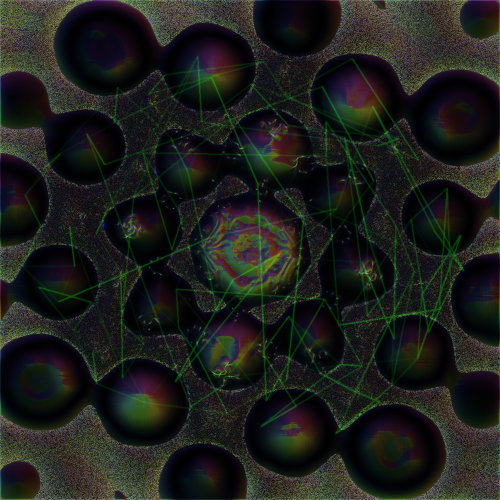
%> input picture Yehoshua&System_Gradient_integration_20260717_050758_430.png, 1000 x 1000 px (shown at 1/2 size)
$ octave ETA_PHASE_TIME_FINAL_V1_FIXED.m   (GNU Octave 9; MATLAB toolbox functions it lacks are replaced by stand-ins)
%> lines starting %> are read from the running program, lines starting %| are printed output that depends on the picture; in (x1, y1, x2, y2) boxes, pixels count from 0 and x2, y2 are one past the last pixel; in counts of white or black regions, pixels touching at a corner belong together; the program's own positions count from 1
%% ETA_PHASE_TIME_FINAL_V1
% Final Eta Phase / time-motion reader.
%
% Purpose:
% Use the summary Eta Phase image as the visual anchor and produce one
% final focused set of images:
%   - eta phase base
%   - structural corridor
%   - motion/time frames
%   - motion energy
%   - final focus map
%
% IMPORTANT:
% - Pixel-only analysis. This script does not read or trust PNG metadata.
% - It does not modify H5 or previous outputs.
% - It writes a single final output folder.
%
% Expected optional files in the current folder:
%   eta_phase_summary.png   OR   Eta-Phase - qnt.png
%   matlab.csv              optional numeric constants

clear; clc; close all;

%% 0) Setup

outDir = "9999_FINAL_ETA_PHASE_TIME";
if ~exist(outDir, "dir")
    mkdir(outDir);
end

nFrames = 96;
nStripFrames = 12;
rng(777, "twister");

fprintf("ETA_PHASE_TIME_FINAL_V1\n");
fprintf("=======================\n\n");

%% 1) Read image, pixels only

imgPath = findInputImage();

fprintf("Input image: %s\n", imgPath);

[A, RGB, alphaMask] = readImagePixelsOnly(imgPath);
%> in readImagePixelsOnly, A is the input picture: size 1000x1000x3 uint8; mean R, G, B 29, 31, 27.2
%> in readImagePixelsOnly, `[A, ~, alpha] = imread(path);`: alpha = []
%> alphaMask: size 1000x1000 logical; every value is 1

[H, W, ~] = size(RGB);
%> H = 1000; W = 1000
fprintf("Image size: %d x %d\n\n", H, W);
%| Image size: 1000 x 1000

%% 2) Read optional numeric constants

csvPath = "matlab.csv";
K = readNumericConstants(csvPath);

fprintf("Numeric constants loaded:\n");
fprintf("  roots        = %.6f\n", K.roots);
fprintf("  projections  = %.6f\n", K.projections);
fprintf("  heptad       = %.6f\n", K.heptad);
fprintf("  pcount       = %.6f\n", K.pcount);
fprintf("  waves        = %.6f\n", K.waves);
fprintf("  circles      = %.6f\n", K.circles);
fprintf("  zeta         = %.6f\n", K.zeta);
fprintf("  edge_mean    = %.6f\n", K.edge_mean);
fprintf("  grand_mean   = %.6f\n\n", K.grand_mean);

%% 3) Build coordinate system and circular field mask

fprintf("Building coordinate fields...\n");

[x, y] = meshgrid(linspace(-1,1,W), linspace(-1,1,H));
r = sqrt(x.^2 + y.^2);
theta = atan2(y,x);

gray = rgb2gray(RGB);
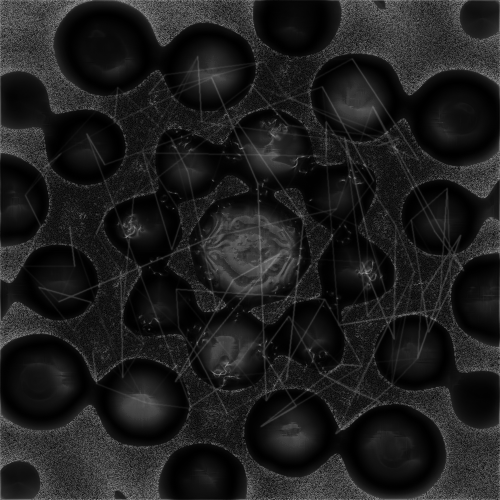
%> gray: size 1000x1000 double (shown at 1/2 size); min 0, max 0.681, mean 0.118
gray = normalize01Safe(gray);
%> in normalize01Safe, `xmin = min(x(finiteMask));`: xmin = 0
%> in normalize01Safe, `xmax = max(x(finiteMask));`: xmax = 0.681

sat = getSaturation(RGB);
%> in getSaturation, `HSV = rgb2hsv(RGB);`: HSV: size 1000x1000x3 double; mean H, S, V 0.52, 0.6, 0.162
hue = getHue(RGB);

% Circular mask: prefer alpha if present, otherwise detect non-black circle
bodyMask = alphaMask;
if mean(bodyMask(:)) < 0.05
    bodyMask = gray > quantile(gray(:), 0.04);
end
bodyMask = conv2(double(bodyMask), ones(9), "same") > 0;
bodyMask = bodyMask & (r < 1.02);
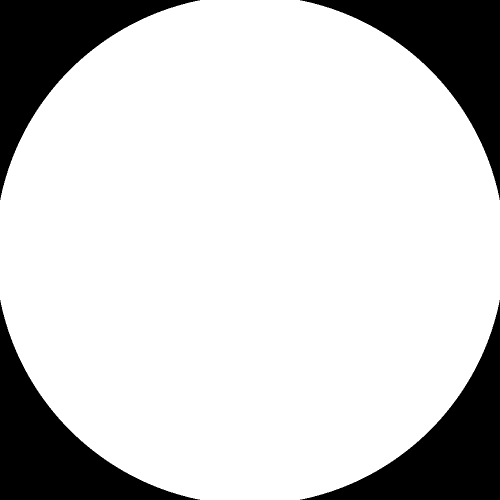
%> bodyMask: size 1000x1000 logical (shown at 1/2 size); 81.1% white; 4 black regions, box (x1, y1, x2, y2) and area: (0, 0, 400, 400) 47368, (600, 0, 1000, 400) 47368, (0, 600, 400, 1000) 47368, (600, 600, 1000, 1000) 47368

% Inner disk avoids the outer hard black border
innerMask = bodyMask & (r < 0.985);
%> innerMask: size 1000x1000 logical; 76% white; 1 black region, box (x1, y1, x2, y2) and area: (0, 0, 1000, 1000) 239528

%% 4) Pixel-derived channels

fprintf("Building pixel-derived channels...\n");

% Color signatures. These are not interpreted as semantic labels;
% they are just pixel-color channels.
cyanMap   = normalize01Safe(0.50 * RGB(:,:,2) + 0.50 * RGB(:,:,3) - 0.35 * RGB(:,:,1));
greenMap  = normalize01Safe(RGB(:,:,2) - 0.35 * RGB(:,:,1) - 0.20 * RGB(:,:,3));
purpleMap = normalize01Safe(0.55 * RGB(:,:,1) + 0.75 * RGB(:,:,3) - 0.45 * RGB(:,:,2));
brightMap = normalize01Safe(gray .* (0.45 + 0.55 * sat));

% Source smoothing and high frequency
S_low = imgaussfilt(gray, 7);
S_high = normalize01Safe(gray - imgaussfilt(gray, 20));

% Gradient / ridge / coherence
[Gx, Gy] = gradient(S_low);
Gmag = normalize01Safe(sqrt(Gx.^2 + Gy.^2));

L = normalize01Safe(abs(del2(S_low)));
Hess = hessianMagnitude(S_low);
%> in normalize01Safe (call 11), `xmin = min(x(finiteMask));`: xmin = 0.00592
%> in normalize01Safe (call 11), `xmax = max(x(finiteMask));`: xmax = 0.679
%> in normalize01Safe (call 11), `y = (x - xmin) ./ (xmax - xmin);`:
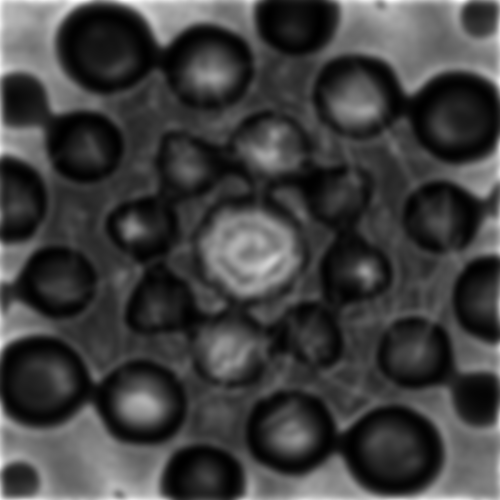
%> y: size 1000x1000 double (shown at 1/2 size); min 0, max 1, mean 0.25
%> in normalize01Safe (call 12), `x = double(x);`:
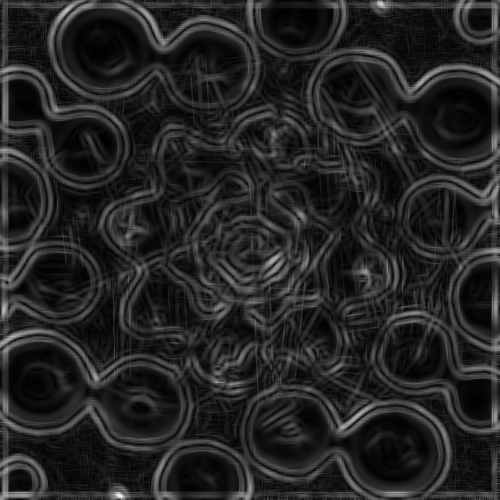
%> x: size 1000x1000 double (shown at 1/2 size); min 2.51e-06, max 0.00695, mean 0.00101; drawn with min black and max white
%> in normalize01Safe (call 12), `xmin = min(x(finiteMask));`: xmin = 2.51e-06
%> in normalize01Safe (call 12), `xmax = max(x(finiteMask));`: xmax = 0.00695
Coherence = structureCoherence(S_low);
%> in structureCoherence, `J12 = imgaussfilt(Gx.*Gy, sigmaJ);`:
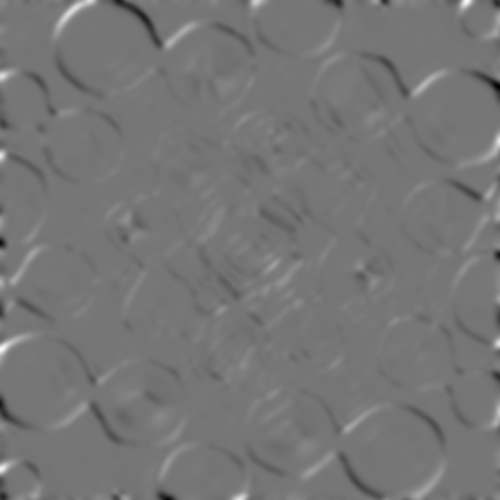
%> J12: size 1000x1000 double (shown at 1/2 size); min -0.000932, max 0.00108, mean -5.96e-07; drawn with min black and max white
%> in normalize01Safe (call 14), `x = double(x);`:
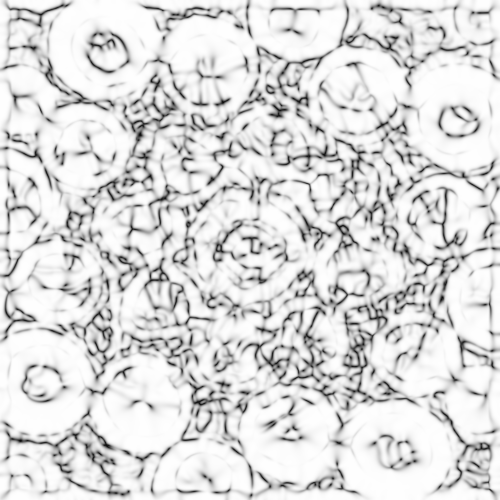
%> x: size 1000x1000 double (shown at 1/2 size); min 0.00235, max 1, mean 0.86
%> in normalize01Safe (call 14), `xmin = min(x(finiteMask));`: xmin = 0.00235
%> in normalize01Safe (call 14), `xmax = max(x(finiteMask));`: xmax = 1

% Edges from multiple color/ridge channels
edgeA = edge(normalize01Safe(gray), "canny");
%> edgeA: size 1000x1000 logical; 12.7% white in thin lines or dots
edgeB = edge(normalize01Safe(cyanMap), "canny");
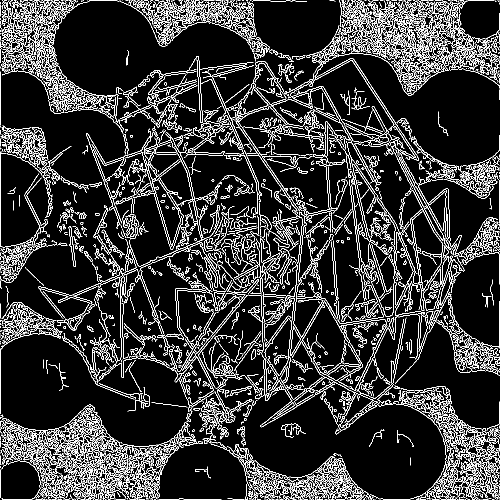
%> edgeB: size 1000x1000 logical (shown at 1/2 size); 13.1% white in thin lines or dots
edgeC = edge(normalize01Safe(purpleMap), "canny");
edgeD = edge(normalize01Safe(Gmag), "canny");

EdgeUnion = double(edgeA | edgeB | edgeC | edgeD);
EdgeSoft = normalize01Safe(imgaussfilt(EdgeUnion, 1.2));

% Diamond / radial / angular carriers
diamondCarrier = normalize01Safe(1 - abs(abs(x) + abs(y) - 0.82));
radialCarrier  = normalize01Safe(cos(2*pi*(K.projections + 1) * r + K.edge_mean * 10));
angularCarrier = normalize01Safe(cos(round(max(3,K.heptad)) * theta + K.grand_mean * 2*pi));
waveCarrier    = normalize01Safe(cos(2*pi*(K.waves/10) * r - K.zeta * theta / 10));

%% 5) Eta phase base

fprintf("Building eta phase base...\n");

etaPhaseBase = normalize01Safe( ...
    0.18 * cyanMap + ...
    0.16 * purpleMap + ...
    0.12 * greenMap + ...
    0.12 * S_high + ...
    0.12 * Coherence + ...
    0.10 * Gmag + ...
    0.08 * diamondCarrier + ...
    0.07 * angularCarrier + ...
    0.05 * waveCarrier );

etaPhaseBase(~innerMask) = 0;

%% 6) Final structural corridor
% This is the final non-metaphorical focus map:
% "Where do phase, ridge, edge, and color salience overlap?"

fprintf("Building final focus/corridor maps...\n");

structureCorridor = normalize01Safe( ...
    0.22 * etaPhaseBase + ...
    0.18 * Gmag + ...
    0.16 * Coherence + ...
    0.14 * L + ...
    0.12 * Hess + ...
    0.10 * EdgeSoft + ...
    0.08 * brightMap );

structureCorridor(~innerMask) = 0;

candidateScore = normalize01Safe( ...
    structureCorridor .* ...
    (0.55 + 0.45 * etaPhaseBase) .* ...
    (0.55 + 0.45 * EdgeSoft) .* ...
    (0.55 + 0.45 * Coherence) );

candidateScore(~innerMask) = 0;

thr = quantile(candidateScore(innerMask), 0.992);
%> thr = 0.613
candidateMask = candidateScore >= thr;
candidateMask = conv2(double(candidateMask), ones(3), "same") >= 2;
candidateMask = candidateMask & innerMask;

%% 7) Time-moving Eta Phase frames

fprintf("Generating eta time frames: %d frames...\n", nFrames);

frames = zeros(H, W, nFrames);
phaseFrames = zeros(H, W, nFrames);

% Phase constants from CSV, used only as numeric harmonics.
omega1 = 2*pi * max(0.25, K.edge_mean * 7);
omega2 = 2*pi * max(0.35, K.grand_mean);
h1 = max(3, round(K.heptad));
h2 = max(4, round(K.pcount));
h3 = max(5, round(K.projections + 2));

for t = 1:nFrames
    tau = (t-1) / max(1,nFrames-1);
    phi = 2*pi*tau;

    movingPhase = normalize01Safe( ...
        0.28 * cos(h1*theta + omega1*tau + 5*r) + ...
        0.22 * sin(h2*theta - omega2*tau + 7*r) + ...
        0.18 * cos(h3*pi*r - phi) + ...
        0.16 * radialCarrier + ...
        0.16 * angularCarrier );

    pulse = normalize01Safe( ...
        0.45 * movingPhase + ...
        0.25 * etaPhaseBase + ...
        0.18 * structureCorridor + ...
        0.12 * brightMap );

    frame = normalize01Safe( ...
        0.42 * S_low + ...
        0.16 * S_high + ...
        0.17 * etaPhaseBase + ...
        0.14 * pulse + ...
        0.11 * structureCorridor );

    frame(~innerMask) = 0;

    frames(:,:,t) = normalize01Safe(frame);
    phaseFrames(:,:,t) = movingPhase;

    if mod(t, 16) == 0 || t == nFrames
        fprintf("  frame %d / %d\n", t, nFrames);
    end
end

%% 8) Motion energy and final image

fprintf("Building motion energy and final image...\n");

motionEnergy = zeros(H,W);
for t = 2:nFrames
    motionEnergy = motionEnergy + abs(frames(:,:,t) - frames(:,:,t-1));
end
motionEnergy = normalize01Safe(motionEnergy);
motionEnergy(~innerMask) = 0;

%> the run ends on the next line
phaseEnergy = normalize01Safe(std(phaseFrames, 0, 3));
% [186 lines not run here, left out]
function path = findInputImage()

    candidates = {
        "eta_phase_summary.png"
        "Eta-Phase - qnt.png"
        "neutral_matlab_image_006423(1).png"
        "neutral_matlab_image_006423.png"
    };

    for i = 1:numel(candidates)
        if exist(candidates{i}, "file")
            path = candidates{i};
            return;
        end
    end

    files = dir("*.png");
    if isempty(files)
        error("No input PNG found. Put the image in this folder as eta_phase_summary.png");
    end

    % Choose the largest PNG by file size, but avoid previous output folders.
    [~, idx] = max([files.bytes]);
    path = files(idx).name;
end

function [A, RGB, alphaMask] = readImagePixelsOnly(path)

    [A, ~, alpha] = imread(path);

    if ndims(A) == 2
        RGB = repmat(im2double(A), [1 1 3]);
    else
        RGB = im2double(A(:,:,1:3));
    end

    if isempty(alpha)
        alphaMask = true(size(RGB,1), size(RGB,2));
    else
        alphaMask = im2double(alpha) > 0.05;
    end
end

function K = readNumericConstants(csvPath)

    K = struct();
    K.roots = 240;
    K.projections = 7;
    K.heptad = 7;
    K.pcount = 6;
    K.waves = 30;
    K.circles = 430;
    K.zeta = 20;
    K.euler_density = -0.083258;
    K.edge_mean = 0.139635;
    K.grand_mean = 0.440804;

    if ~exist(csvPath, "file")
        return;
    end

    try
        T = readtable(csvPath);
        if ~all(ismember(["key","value"], string(T.Properties.VariableNames)))
            return;
        end

        for i = 1:height(T)
            key = string(T.key(i));
            val = double(T.value(i));

            if ~isfinite(val)
                continue;
            end

            switch key
                case "e8_lens_root_count"
                    K.roots = val;
                case "e8_lens_projection_count"
                    K.projections = val;
                case "klein_heptad_terms"
                    K.heptad = val;
                case "padic_prime_count"
                    K.pcount = val;
                case "h3_wave_count"
                    K.waves = val;
                case "apollonian_circle_count"
                    K.circles = val;
                case "zeta_zero_count"
                    K.zeta = val;
                case "lens_euler_density"
                    K.euler_density = val;
                case "lens_edge_mean"
                    K.edge_mean = val;
                case "lens_grand_mean"
                    K.grand_mean = val;
            end
        end
    catch
        % keep defaults
    end
end

function s = getSaturation(RGB)
    HSV = rgb2hsv(RGB);
    s = normalize01Safe(HSV(:,:,2));
end

function h = getHue(RGB)
    HSV = rgb2hsv(RGB);
    h = normalize01Safe(HSV(:,:,1));
end

function H = hessianMagnitude(I)
    I = normalize01Safe(I);
    [Gx, Gy] = gradient(I);
    [Gxx, Gxy] = gradient(Gx);
    [Gyx, Gyy] = gradient(Gy);
    H = normalize01Safe(sqrt(Gxx.^2 + Gxy.^2 + Gyx.^2 + Gyy.^2) + abs(Gxx.*Gyy - Gxy.*Gyx));
end

function C = structureCoherence(I)
    I = normalize01Safe(I);
    [Gx, Gy] = gradient(I);
    sigmaJ = 4;
    J11 = imgaussfilt(Gx.^2, sigmaJ);
    J22 = imgaussfilt(Gy.^2, sigmaJ);
    J12 = imgaussfilt(Gx.*Gy, sigmaJ);
    tr = J11 + J22;
    detTerm = sqrt(max((J11-J22).^2 + 4*J12.^2, 0));
    lambda1 = 0.5 * (tr + detTerm);
    lambda2 = 0.5 * (tr - detTerm);
    C = normalize01Safe((lambda1-lambda2) ./ (lambda1+lambda2+eps));
end

% [84 lines left out: functions extractCandidateTable, makeOverlayRGB, normalizeVector01, not called in this run]

function y = normalize01Safe(x)
    x = double(x);
    finiteMask = isfinite(x);
    if ~any(finiteMask(:))
        y = zeros(size(x));
        return;
    end
    xmin = min(x(finiteMask));
    xmax = max(x(finiteMask));
    if abs(xmax - xmin) < eps
        y = zeros(size(x));
    else
        y = (x - xmin) ./ (xmax - xmin);
    end
    y(~isfinite(y)) = 0;
    y = max(0, min(1,y));
end
